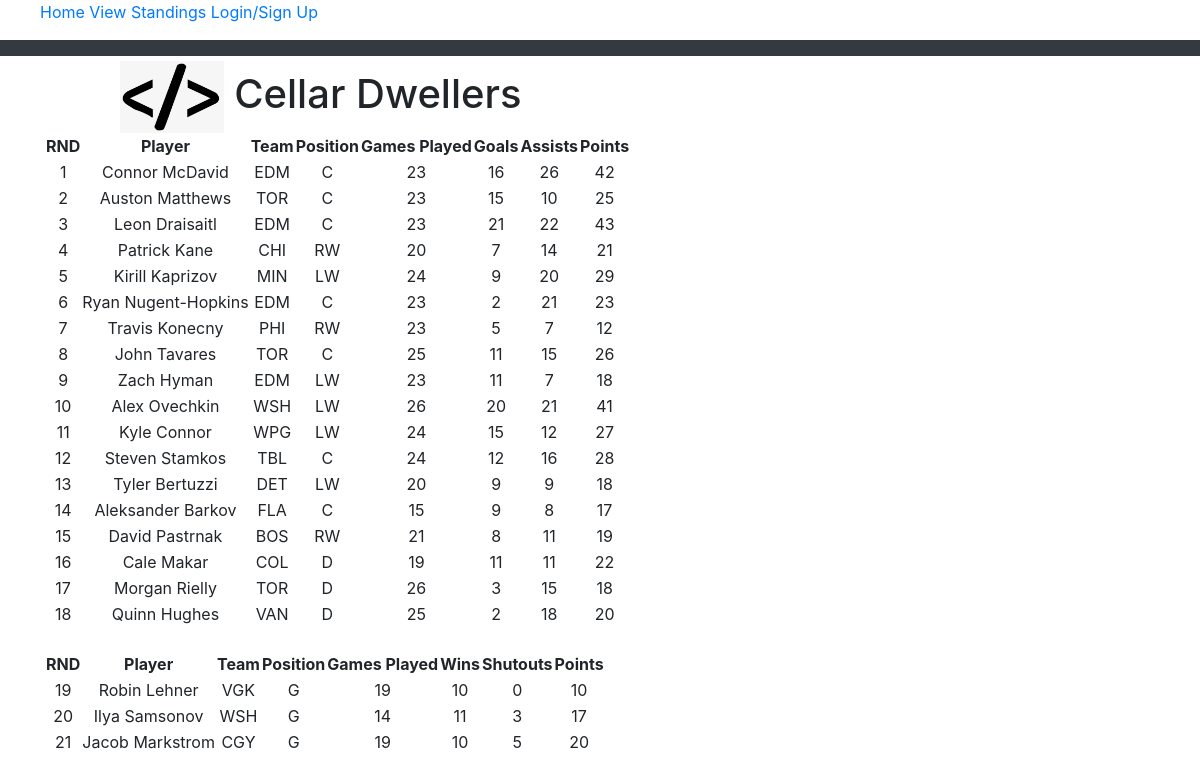
Page /teamStats/1 on the committed database.
### tables this page shows
CREATE TABLE "poolTeams" (
	"teamID"	INTEGER NOT NULL,
	"teamName"	varchar(40) NOT NULL,
	"username"	varchar(30) NOT NULL,
	"player1"	INTEGER NOT NULL,
	"player2"	INTEGER NOT NULL,
	"player3"	INTEGER NOT NULL,
	"player4"	INTEGER NOT NULL,
	"player5"	INTEGER NOT NULL,
	"player6"	INTEGER NOT NULL,
	"player7"	INTEGER NOT NULL,
	"player8"	INTEGER NOT NULL,
	"player9"	INTEGER NOT NULL,
	"player10"	INTEGER NOT NULL,
	"player11"	INTEGER NOT NULL,
	"player12"	INTEGER NOT NULL,
	"player13"	INTEGER NOT NULL,
	"player14"	INTEGER NOT NULL,
	"player15"	INTEGER NOT NULL,
	"player16"	INTEGER NOT NULL,
	"player17"	INTEGER NOT NULL,
	"player18"	INTEGER NOT NULL,
	"player19"	INTEGER NOT NULL,
	"player20"	INTEGER NOT NULL,
	"player21"	INTEGER NOT NULL,
	"teamLogo"	TEXT NOT NULL,
	CONSTRAINT "poolTeams-fk-player15" FOREIGN KEY("player15") REFERENCES "players"("playerID"),
	CONSTRAINT "poolTeams-fk-player6" FOREIGN KEY("player6") REFERENCES "players"("playerID"),
	CONSTRAINT "poolTeams-fk-player11" FOREIGN KEY("player11") REFERENCES "players"("playerID"),
	CONSTRAINT "poolTeams-fk-player1" FOREIGN KEY("player1") REFERENCES "players"("playerID"),
	CONSTRAINT "poolTeams-fk-player3" FOREIGN KEY("player3") REFERENCES "players"("playerID"),
	CONSTRAINT "poolTeams-fk-player12" FOREIGN KEY("player12") REFERENCES "players"("playerID"),
	CONSTRAINT "poolTeams-fk-player20" FOREIGN KEY("player20") REFERENCES "players"("playerID"),
	CONSTRAINT "poolTeams-fk-users" FOREIGN KEY("username") REFERENCES "users"("username"),
	CONSTRAINT "poolTeams-fk-player13" FOREIGN KEY("player13") REFERENCES "players"("playerID"),
	CONSTRAINT "poolTeams-fk-player14" FOREIGN KEY("player14") REFERENCES "players"("playerID"),
	CONSTRAINT "poolTeams-fk-player18" FOREIGN KEY("player18") REFERENCES "players"("playerID"),
	CONSTRAINT "poolTeams-fk-player10" FOREIGN KEY("player10") REFERENCES "players"("playerID"),
	CONSTRAINT "poolTeams-fk-player9" FOREIGN KEY("player9") REFERENCES "players"("playerID"),
	CONSTRAINT "poolTeams-fk-player2" FOREIGN KEY("player2") REFERENCES "players"("playerID"),
	CONSTRAINT "poolTeams-fk-player5" FOREIGN KEY("player5") REFERENCES "players"("playerID"),
	CONSTRAINT "poolTeams-fk-player7" FOREIGN KEY("player7") REFERENCES "players"("playerID"),
	CONSTRAINT "poolTeams-fk-player19" FOREIGN KEY("player19") REFERENCES "players"("playerID"),
	CONSTRAINT "poolTeams-fk-player21" FOREIGN KEY("player21") REFERENCES "players"("playerID"),
	CONSTRAINT "poolTeams-fk-player4" FOREIGN KEY("player4") REFERENCES "players"("playerID"),
	CONSTRAINT "poolTeams-fk-player8" FOREIGN KEY("player8") REFERENCES "players"("playerID"),
	PRIMARY KEY("teamID" AUTOINCREMENT),
	CONSTRAINT "poolTeams-fk-player17" FOREIGN KEY("player17") REFERENCES "players"("playerID"),
	CONSTRAINT "poolTeams-fk-player16" FOREIGN KEY("player16") REFERENCES "players"("playerID")
);

CREATE TABLE "playerStats" (
	"playerID"	INT NOT NULL,
	"seasonID"	INT NOT NULL,
	"gamesPlayed"	INT NOT NULL DEFAULT 0,
	"goals"	INT NOT NULL DEFAULT 0,
	"assists"	INT NOT NULL DEFAULT 0,
	"points"	INT NOT NULL DEFAULT 0,
	"wins"	INT NOT NULL DEFAULT 0,
	"shutouts"	INT NOT NULL DEFAULT 0,
	PRIMARY KEY("playerID","seasonID"),
	CONSTRAINT "playerStats-fk-seasons" FOREIGN KEY("seasonID") REFERENCES "seasons"("seasonID"),
	CONSTRAINT "playerStats-fk-players" FOREIGN KEY("playerID") REFERENCES "players"("playerID")
);

CREATE TABLE "players" (
	"playerID"	INT NOT NULL,
	"teamID"	INT NOT NULL,
	"firstName"	varchar(40) NOT NULL,
	"lastName"	varchar(40) NOT NULL,
	"position"	char(2) NOT NULL,
	"blockID"	INTEGER NOT NULL,
	PRIMARY KEY("playerID"),
	CONSTRAINT "players-fk-nhlTeams" FOREIGN KEY("teamID") REFERENCES "nhlTeams"("teamID")
);

CREATE TABLE "nhlTeams" (
	"teamID"	INTEGER,
	"teamName"	varchar(40) NOT NULL,
	"abbreviation"	char(4) NOT NULL,
	PRIMARY KEY("teamID" AUTOINCREMENT)
);

### application.py (the view)
@app.route("/teamStats/<teamID>")
def teamStats(teamID):
    db.connect()
    poolTeamIDs = db.getPoolTeamIDs()
    if teamID in poolTeamIDs:
        team = teamID
    playerStats = []
    selectedTeam = db.getPoolTeamByID(teamID)
    for player in selectedTeam.roster:
        playerStats.append(db.getPlayerStatsToDisplayWithID(player))
    return render_template("teamStats.html", teamID=teamID, selectedTeam=selectedTeam, playerStats=playerStats,
                           username=getUserInfo(), permission=getUserPermission(), userTeamID=getUserTeamID())

### application.py (called while the page is built)
def userTeam():
    while (True):
        try:
            db.connect()
            username = None
            teamInPool = False
            if "username" in session:
                username = session["username"]
                if (db.checkForUserInPool(username)):
                    teamInPool = True
            return teamInPool
        except sqlite3.ProgrammingError:
            db.close()

def getUserTeamID():
    while (True):
        try:
            db.connect()
            username = None
            teamID = None
            if(userTeam()):
                username = session["username"]
                teamID = db.getUserPoolTeamID(username)
            return teamID
        except sqlite3.ProgrammingError:
            db.close()

def getUserInfo():
    username = None
    if "username" in session:
        username = session["username"]
    return username

def getUserPermission():
    permission = None
    if "permission" in session:
        permission = session["permission"]
    return permission

### db.py (called while the page is built, shortened)
def connect():
    global conn

def getPlayerStatsToDisplayWithID(playerID):
    sql = '''Select p.blockID, p.firstName, p.lastName, t.abbreviation, p.position, ps.gamesPlayed,
	            ps.goals, ps.assists, ps.points, ps.wins, ps.shutouts
             From playerStats ps join players p
	            on ps.playerID = p.playerID
	         join nhlTeams t
	            on p.teamID = t.teamID
             Where p.playerID = ?'''
    try:
        with closing(conn.cursor()) as c:
            c.execute(sql, (playerID,))
            result = c.fetchone()
        return result
    except sqlite3.OperationalError as e:
        print("Error: Database could not be read. Program closing")
        print(e)
        sys.exit()

def getPoolTeamIDs():
    sql = '''Select teamID from poolTeams'''
    try:
        with closing(conn.cursor()) as c:
            c.execute(sql)
            results = c.fetchall()
            teamIDs = []
            for result in results:
                teamIDs.append(result[0])
            print(teamIDs)
            return teamIDs
    except sqlite3.OperationalError as e:
        print("Error: Database could not be read. Program closing")
        print(e)

### poolTeams.py (called while the page is built)
    @property
    def teamName(self):
        return self.__teamName

    @property
    def roster(self):
        return self.__roster

    @property
    def teamLogo(self):
        return self.__teamLogo

### templates/teamStats.html (shortened to what this page needs)
{% extends "base.html" %}
{% block content%}
    <h1 style="line-height:75px;margin:auto;padding-left:75px"><img src="{{ url_for('static', filename='images/'+selectedTeam.teamLogo)}}" style="width:10%;vertical-align: middle"> {{ selectedTeam.teamName }}</h1>
        <table style="text-align:center">
            <tr><th>RND</th><th>Player</th><th>Team</th><th>Position</th><th>Games Played</th><th>Goals</th>
            <th>Assists</th><th>Points</th></tr>
            {% for player in playerStats %}
                {% if player[4] != "G" %}
                    <tr><td>{{player[0]}}</td><td>{{player[1] + " " + player[2]}}</td>
                        <td>{{player[3]}}</td><td>{{player[4]}}</td><td>{{player[5]}}</td>
                    <td>{{player[6]}}</td><td>{{player[7]}}</td><td>{{player[8]}}</td></tr>
                {% endif %}
            {% endfor %}
        </table>
         <br>
            <table style="text-align:center">
                <tr><th>RND</th><th>Player</th><th>Team</th><th>Position</th><th>Games Played</th><th>Wins</th>
                <th>Shutouts</th><th>Points</th></tr>
                {% for player in playerStats %}
                    {% if player[4] == "G" %}
                        <tr><td>{{player[0]}}</td><td>{{player[1] + " " + player[2]}}</td>
                            <td>{{player[3]}}</td><td>{{player[4]}}</td><td>{{player[5]}}</td>
                        <td>{{player[9]}}</td><td>{{player[10]}}</td><td>{{player[9] + player[10]*2}}</td></tr>
                    {% endif %}
                {% endfor %}
            </table>
{% endblock %}

### rows in the picture
poolTeams: teamLogo (picture), teamName "Cellar Dwellers"
playerStats: blockID "1", lastName "Connor McDavid", abbreviation "EDM", position "C", gamesPlayed "23", goals "16", assists "26", points "42"
playerStats: blockID "2", lastName "Auston Matthews", abbreviation "TOR", position "C", gamesPlayed "23", goals "15", assists "10", points "25"
playerStats: blockID "3", lastName "Leon Draisaitl", abbreviation "EDM", position "C", gamesPlayed "23", goals "21", assists "22", points "43"
playerStats: blockID "4", lastName "Patrick Kane", abbreviation "CHI", position "RW", gamesPlayed "20", goals "7", assists "14", points "21"
playerStats: blockID "5", lastName "Kirill Kaprizov", abbreviation "MIN", position "LW", gamesPlayed "24", goals "9", assists "20", points "29"
playerStats: blockID "6", lastName "Ryan Nugent-Hopkins", abbreviation "EDM", position "C", gamesPlayed "23", goals "2", assists "21", points "23"
playerStats: blockID "7", lastName "Travis Konecny", abbreviation "PHI", position "RW", gamesPlayed "23", goals "5", assists "7", points "12"
playerStats: blockID "8", lastName "John Tavares", abbreviation "TOR", position "C", gamesPlayed "25", goals "11", assists "15", points "26"
playerStats: blockID "9", lastName "Zach Hyman", abbreviation "EDM", position "LW", gamesPlayed "23", goals "11", assists "7", points "18"
playerStats: blockID "10", lastName "Alex Ovechkin", abbreviation "WSH", position "LW", gamesPlayed "26", goals "20", assists "21", points "41"
playerStats: blockID "11", lastName "Kyle Connor", abbreviation "WPG", position "LW", gamesPlayed "24", goals "15", assists "12", points "27"
playerStats: blockID "12", lastName "Steven Stamkos", abbreviation "TBL", position "C", gamesPlayed "24", goals "12", assists "16", points "28"
playerStats: blockID "13", lastName "Tyler Bertuzzi", abbreviation "DET", position "LW", gamesPlayed "20", goals "9", assists "9", points "18"
playerStats: blockID "14", lastName "Aleksander Barkov", abbreviation "FLA", position "C", gamesPlayed "15", goals "9", assists "8", points "17"
playerStats: blockID "15", lastName "David Pastrnak", abbreviation "BOS", position "RW", gamesPlayed "21", goals "8", assists "11", points "19"
playerStats: blockID "16", lastName "Cale Makar", abbreviation "COL", position "D", gamesPlayed "19", goals "11", assists "11", points "22"
playerStats: blockID "17", lastName "Morgan Rielly", abbreviation "TOR", position "D", gamesPlayed "26", goals "3", assists "15", points "18"
playerStats: blockID "18", lastName "Quinn Hughes", abbreviation "VAN", position "D", gamesPlayed "25", goals "2", assists "18", points "20"
playerStats: blockID "19", lastName "Robin Lehner", abbreviation "VGK", position "G", gamesPlayed "19", wins "10", shutouts "0", player[9]+player[10]*2 "10"
playerStats: blockID "20", lastName "Ilya Samsonov", abbreviation "WSH", position "G", gamesPlayed "14", wins "11", shutouts "3", player[9]+player[10]*2 "17"
playerStats: blockID "21", lastName "Jacob Markstrom", abbreviation "CGY", position "G", gamesPlayed "19", wins "10", shutouts "5", player[9]+player[10]*2 "20"
